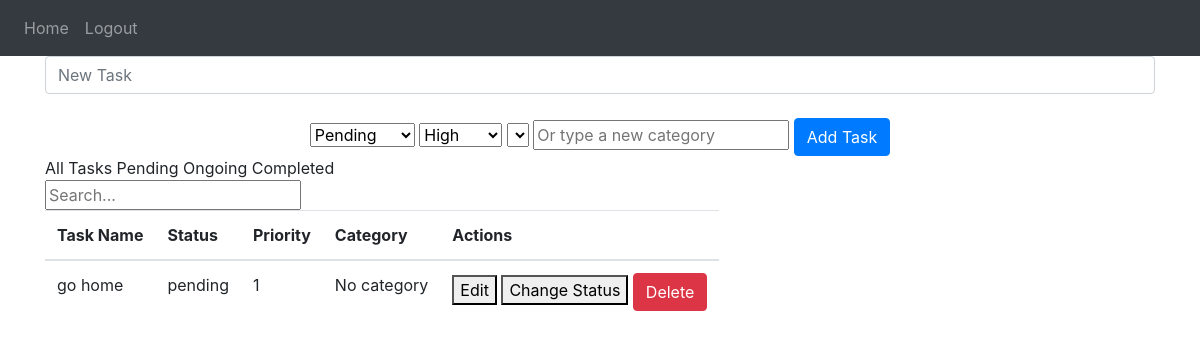
The page / (signed in) on the database as committed earlier.
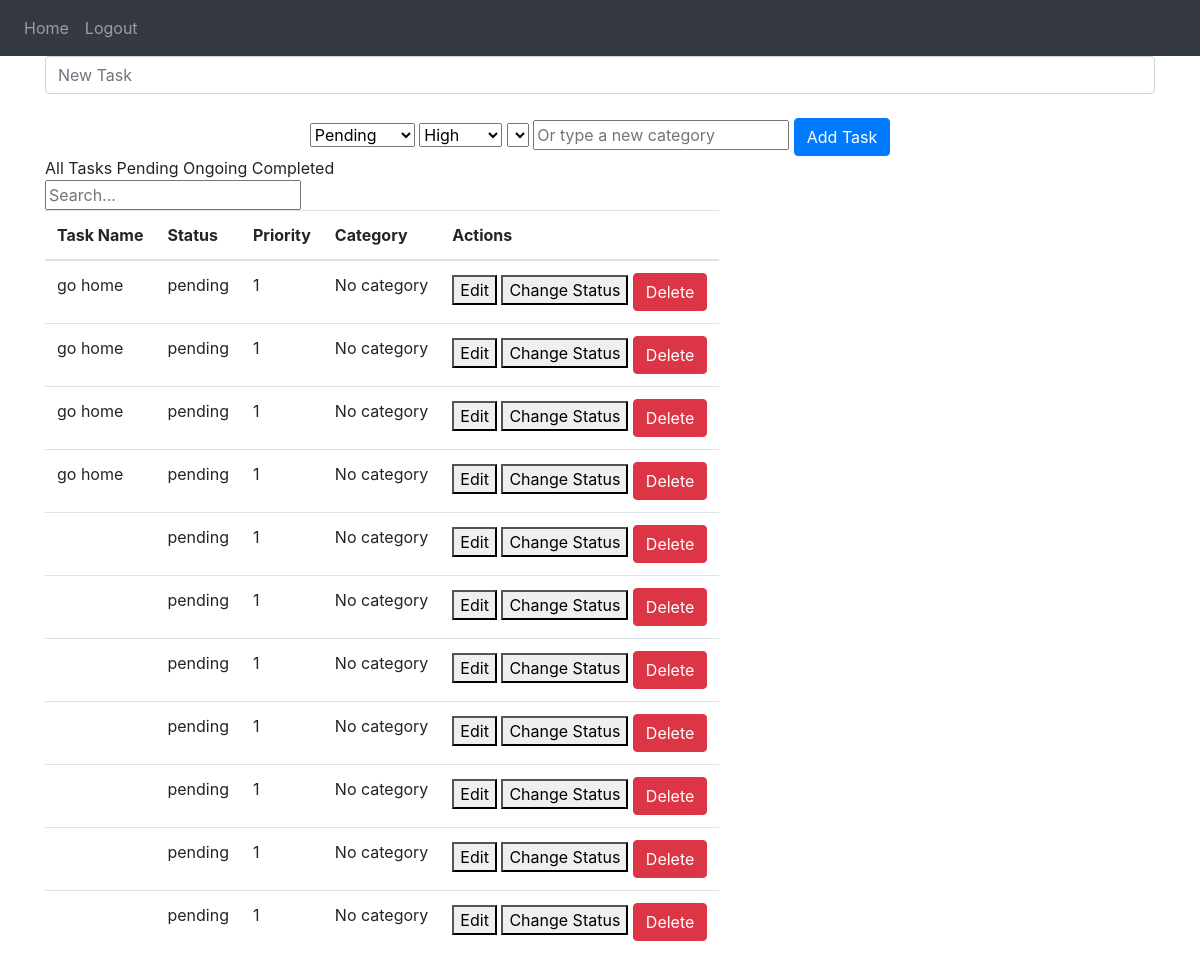
The same page on the database as committed later.
### website/models.py (models this page shows)
class Note(db.Model):
    id = db.Column(db.Integer, primary_key=True)
    data = db.Column(db.String(1000))
    date = db.Column(db.DateTime(timezone=True), default=func.now())
    user_id = db.Column(db.Integer, db.ForeignKey('user.id'))
    category_id = db.Column(db.Integer, db.ForeignKey('category.id'), nullable=True)
    status = db.Column(db.String(50), nullable=False, default='pending')
    priority = db.Column(db.Integer, nullable=False, default=3)
    is_archived = db.Column(db.Boolean, default=False)

### website/views.py (the view, shortened to what this page needs)
@views.route('/', methods=['GET', 'POST'])
@login_required
def home():
    return render_template("home.html", user=current_user)

### website/__init__.py (called while the page is built)
def create_app():
    app = Flask(__name__)
    app.config['SECRET_KEY'] = 'SFDSDFSFSDFSFSDSFDSFSFSFS'
    app.config['SQLALCHEMY_DATABASE_URI'] = f'sqlite:///{DB_NAME}'
    app.config["DEBUG"] = True
    db.init_app(app)
    migrate.init_app(app, db)
    from .views import views
    from .auth import auth
    app.register_blueprint(views, url_prefix='/')
    app.register_blueprint(auth, url_prefix='/')
    from .models import User, Note
    with app.app_context():
        db.create_all()
    login_manager = LoginManager()
    login_manager.login_view = 'auth.login'
    login_manager.init_app(app)
    @login_manager.user_loader
    def load_user(id):
        return User.query.get(int(id))
    return app

### website/templates/home.html (shortened to what this page needs)
{% extends "base.html" %}
{% block content %}
<head>
</head>
<div class="jaribu">
  <form method="POST">
    <input type="text" name="note" id="note" class="form-control" placeholder="New Task" />
    <br />
    <div align="center">
      <select name="status">
        <option value="pending">Pending</option>
      </select>
      <select name="priority" id="priority-select">
        <option value="1">High</option>
      </select>
      <select name="category_id">
      </select>
      <input type="text" name="new_category" placeholder="Or type a new category">
      <button type="submit" class="btn btn-primary">Add Task</button>
    </div>
  </form>
</div>
<div class="ui pointing menu">
  <a class="item" onclick="filterTasks('all')">All Tasks</a>
  <a class="item" onclick="filterTasks('pending')">Pending</a>
  <a class="item" onclick="filterTasks('ongoing')">Ongoing</a>
  <a class="item" onclick="filterTasks('completed')">Completed</a>
  <div class="right menu">
    <div class="item">
      <div class="ui transparent icon input">
        <input type="text" placeholder="Search...">
      </div>
    </div>
  </div>
</div>
<div class="ui segment" style="display: flex;">
  <div class="ui bottom attached segment active tab" id="task-content">
    <table class="ui celled table">
      <thead>
        <tr>
          <th>Task Name</th>
          <th>Status</th>
          <th>Priority</th>
          <th>Category</th>
          <th>Actions</th>
        </tr>
      </thead>
      <tbody id="notes">
        {% for note in user.notes %}
        <tr>
          <td>{{ note.data }}</td>
          <td>{{ note.status }}</td>
          <td>{{ note.priority }}</td>
          <td>{{ note.category.name if note.category else 'No category' }}</td>
          <td>
            <button type="button" onclick="editTask({{ note.id }})">Edit</button>
            <button type="button" onclick="changeStatus({{ note.id }}, '{{ note.status }}')">Change Status</button>
            <button type="button" class="btn btn-danger" onclick="deleteTask({{ note.id }})">Delete</button>
          </td>
        </tr>
        {% endfor %}
      </tbody>
    </table>
  </div>
</div>
  {% endblock %}

Rows that differ between the two databases and show on the page:
added Note: data "go home", status "pending", priority "1", category "No category"
added Note: data "go home", status "pending", priority "1", category "No category"
added Note: data "go home", status "pending", priority "1", category "No category"
added Note: status "pending", priority "1", category "No category"
added Note: status "pending", priority "1", category "No category"
added Note: status "pending", priority "1", category "No category"
added Note: status "pending", priority "1", category "No category"
added Note: status "pending", priority "1", category "No category"
added Note: status "pending", priority "1", category "No category"
added Note: status "pending", priority "1", category "No category"
